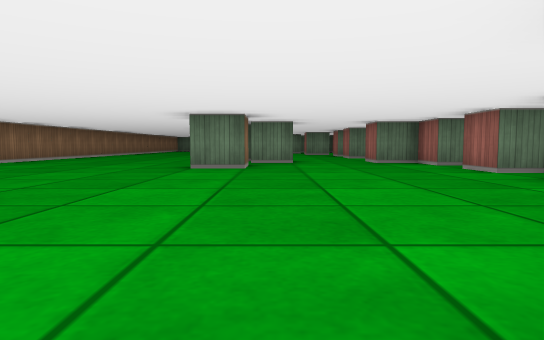
View 1 (above)

22 first-person views from a walk through a cub3D maze. The camera is about half as high as the walls, tilts 4° down and sees 75° across. The floor is counted in squares. Each view is taken from the middle of a square. On the plan, view 1 faces up. The plan holds only what a view shows up to about 9 squares ahead; the rest is blank.

View 2
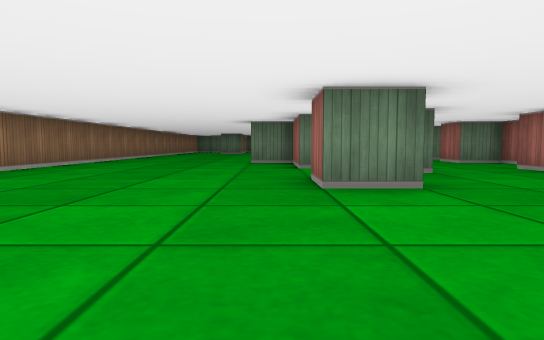

View 3
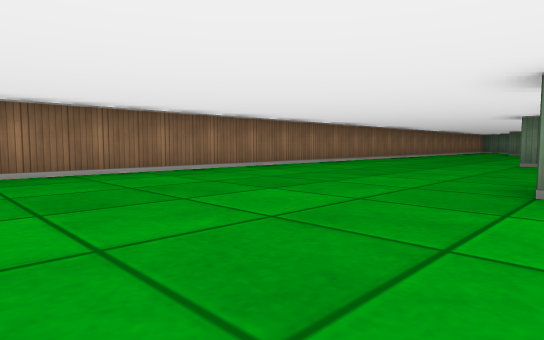

View 4
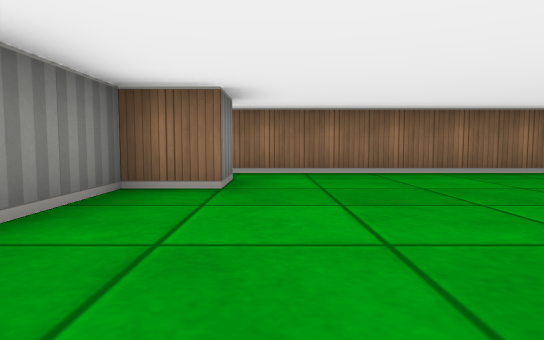

View 5
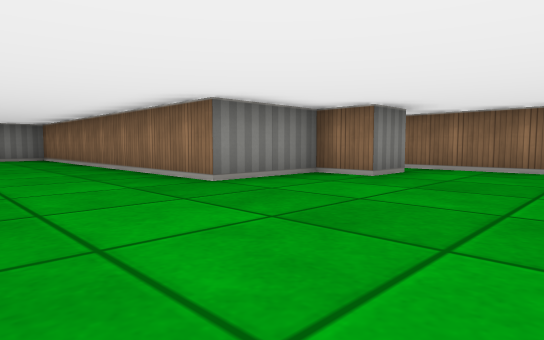

View 6
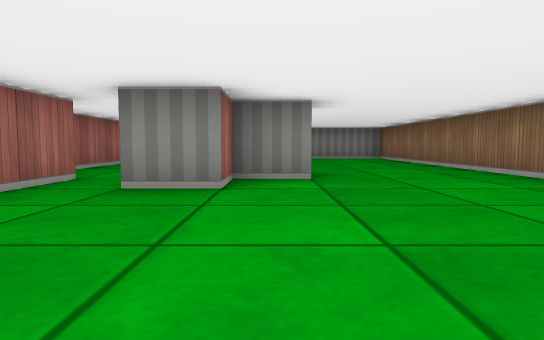

View 7
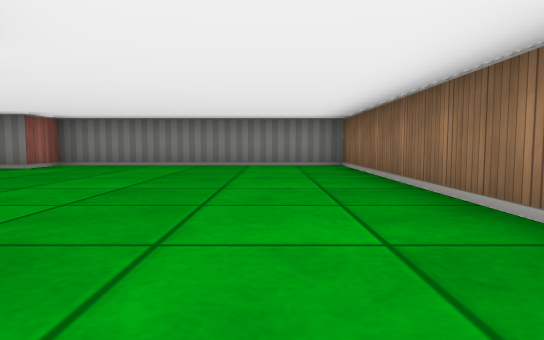

View 8
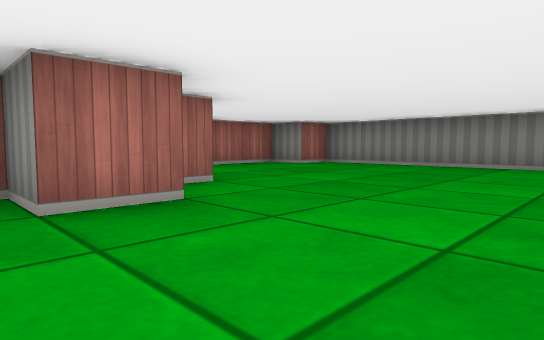

View 9
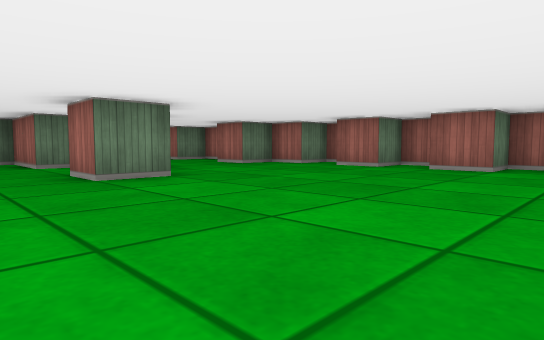

View 10
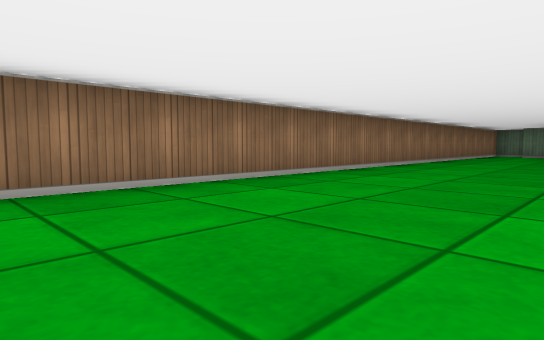

View 11
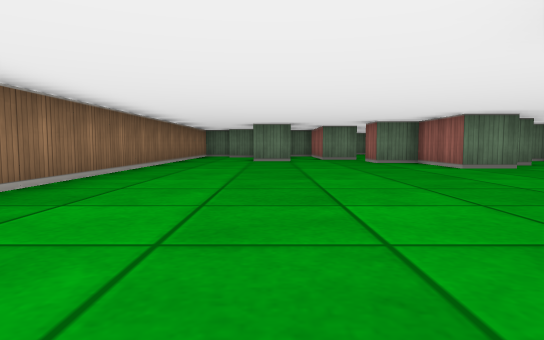

View 12
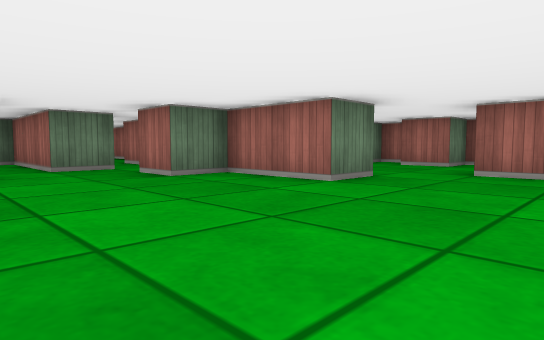

View 13
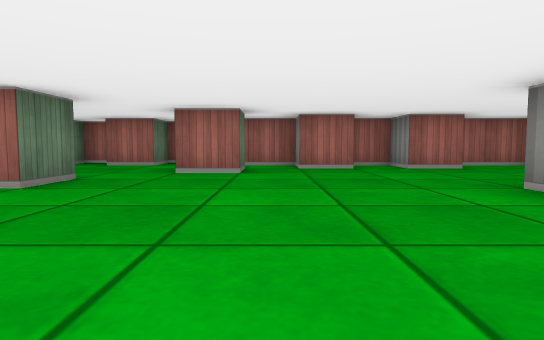

View 14
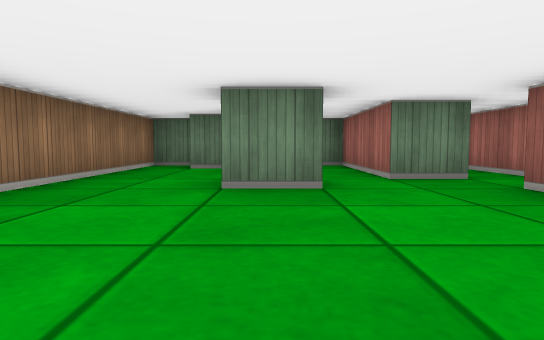

View 15
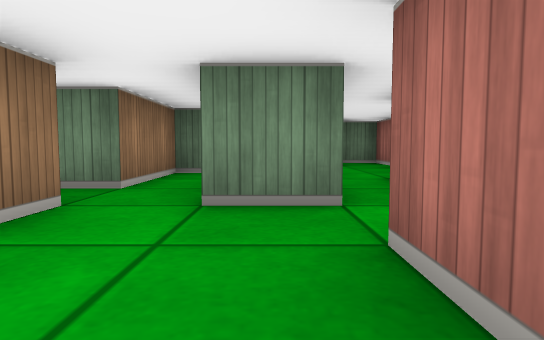

View 16
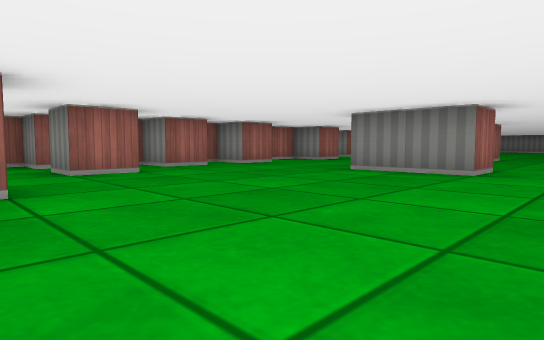

View 17
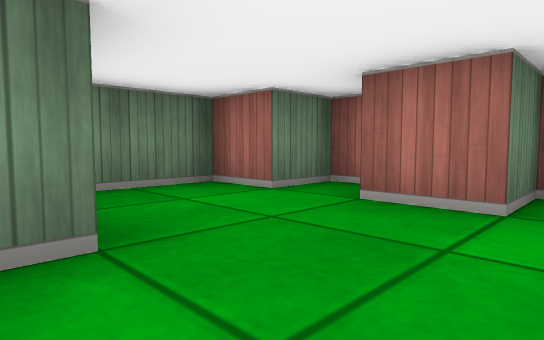

View 18
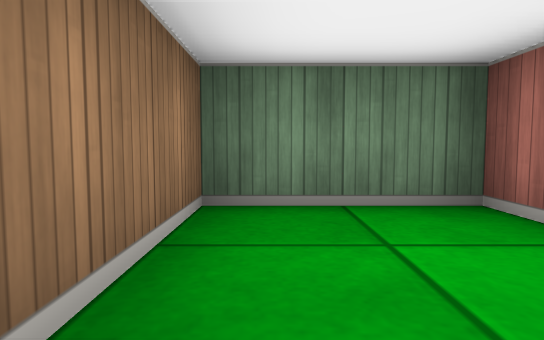

View 19
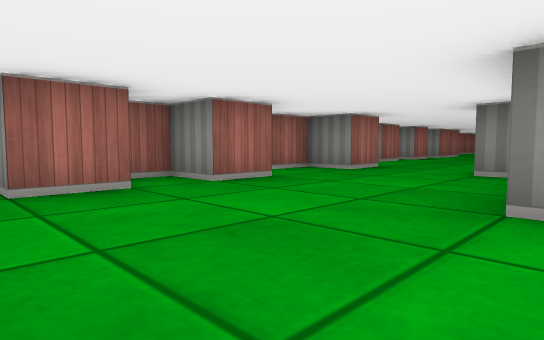

View 20
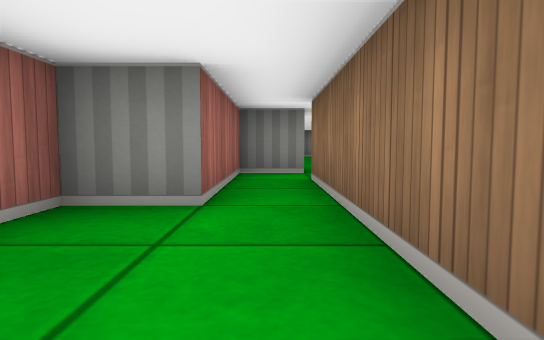

View 21
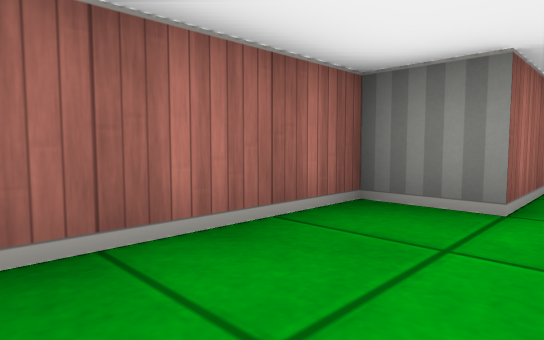

View 22
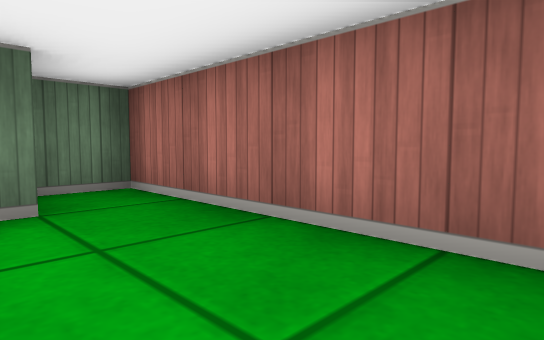

### Floor plan
Points are (right, up) in squares from view 1. A wall is a line through its corners. A room is listed if a view was taken in it or the views show most of it. See-through windows are left out.
Room 1 (views 1, 2, 3, 4, 5, 6, 7, 8, 9, 10, 11, 12, 13, 14, 15, 16, 17, 18, 19)
walls: (-0.9, 9.5) (-1.5, 9.5) (-1.5, 11.5) (-2.5, 11.5) (-2.5, 12.5) (-0.5, 12.5); (0, 9.5) (0.5, 9.5); (-0.5, 7.5) (-0.5, 6.5) (-1.5, 6.5) (-1.5, 7.5); (0.6, 8.5) (-0.5, 8.5); (4.4, 7.5) (3.5, 7.5) (3.5, 8.5) (2.5, 8.5) (2.5, 9.5) (3.5, 9.5) (3.5, 11.5) (2.5, 11.5) (2.5, 12.5) (3.5, 12.5) (3.5, 13.4); (2.5, 13.4) (2.5, 14.5) (3.5, 14.5) (3.5, 16.5) (4.5, 16.5) (4.5, 17.5) (3.5, 17.5) (3.5, 18.5); (4.5, 4.9) (4.5, 5.5) (3.5, 5.5) (3.5, 6.5); (2.5, 15.5) (1.5, 15.5) (1.5, 16.5) (2.5, 16.5); (-5.6, 2.5) (-4.5, 2.5) (-4.5, 1.5) (-2.5, 1.5) (-2.5, -6.5) (3.5, -6.5) (3.5, -5.5) (4.5, -5.5) (4.5, -1.2); (4.5, 2.9) (4.5, 3.5) (3.5, 3.5) (3.5, 4.5); (0.6, 17.5) (-0.5, 17.5) (-0.5, 19.5) (-1.5, 19.5) (-1.5, 20.5) (-0.5, 20.5) (-0.5, 21.5); (3.5, 0.5) (3.5, 1.9); (0.5, -0.6) (0.5, 0.5) (1.5, 0.5) (1.5, 1.5) (2.5, 1.5); (1.5, -1.5) (1.5, -1); (4.5, 18.9) (4.5, 19.5) (3.5, 19.5) (3.5, 20.5) (1.5, 20.5) (1.5, 18.5) (1.1, 18.5); (-3.4, 20.5) (-4.5, 20.5); (-1.5, 21.5) (-2.5, 21.5) (-2.5, 24.5) (-3.5, 24.5) (-3.5, 22.5) (-4.1, 22.5); (-3.5, 21.5) (-3.5, 20.9); (-4.9, 23.5) (-5.5, 23.5); (-5.6, 24.5) (-6.5, 24.5) (-6.5, 2)
ways out: opening at (-1, 21) to room 2
Room 2 (views 20, 21, 22)
walls: (-1.5, 25.4) (-1.5, 21.5); (-0.5, 21.5) (-0.5, 23.5) (0.5, 23.5) (0.5, 27.5) (-0.4, 27.5)
ways out: opening at (-1, 21) to room 1

Positions as (right, up) in squares from view 1, and headings:
1: (0, 0), facing up
2: (-2, 3), facing up
3: (-1, 3), facing up-left
4: (-1, 3), facing left
5: (0, 5), facing down-left
6: (1, 5), facing down
7: (-1, 1), facing down
8: (-2, 1), facing down-right
9: (-3, 2), facing up-right
10: (-3, 9), facing up-left
11: (-4, 11), facing up
12: (-4, 15), facing up-right
13: (-4, 15), facing right
14: (-4, 17), facing up
15: (-2, 19), facing up
16: (-4, 18), facing down-right
17: (1, 17), facing up-right
18: (2, 18), facing up
19: (-1, 15), facing down-right
20: (-1, 26), facing down
21: (-1, 26), facing down-right
22: (-1, 24), facing up-right
